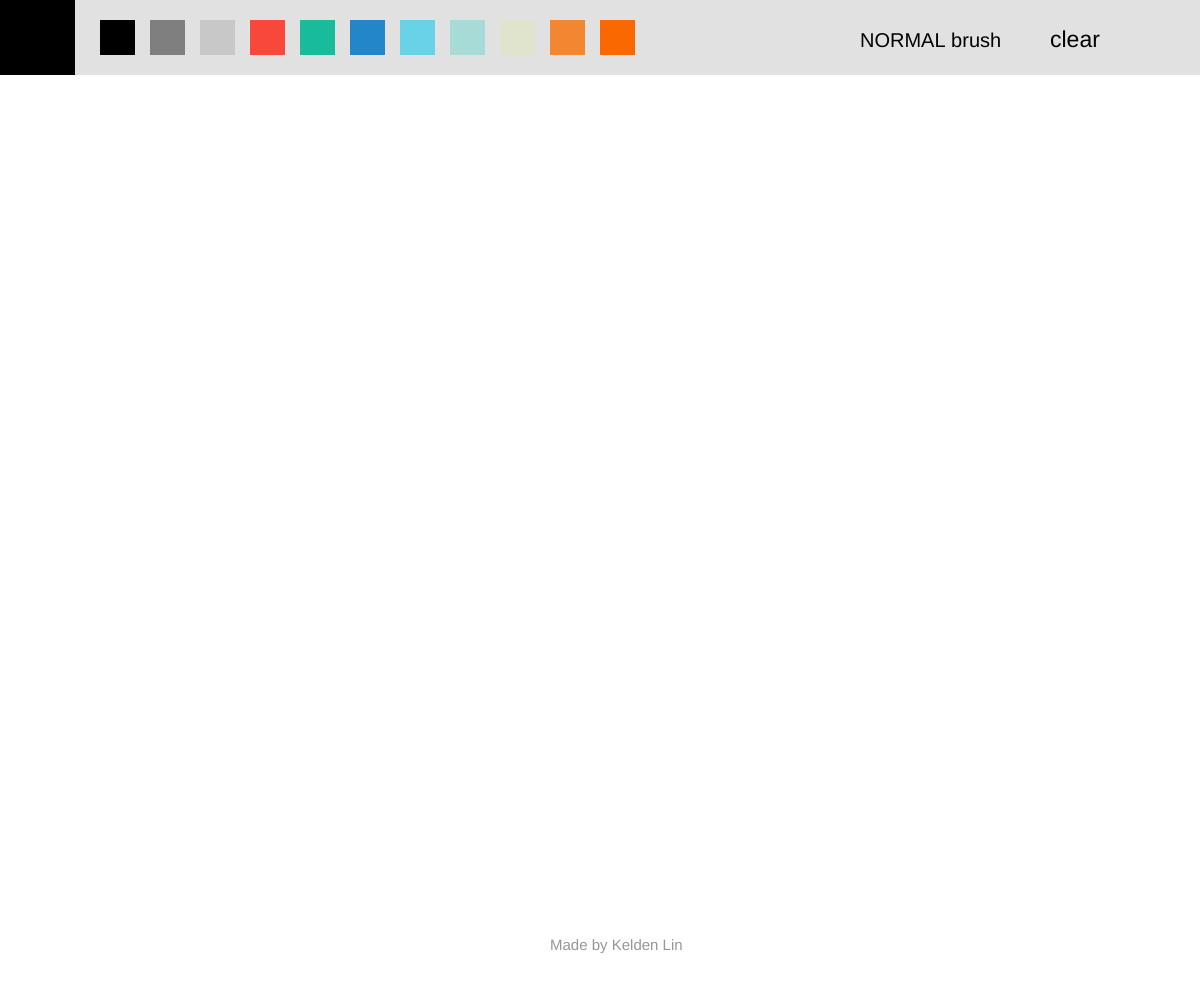
Frame 1 (no input)
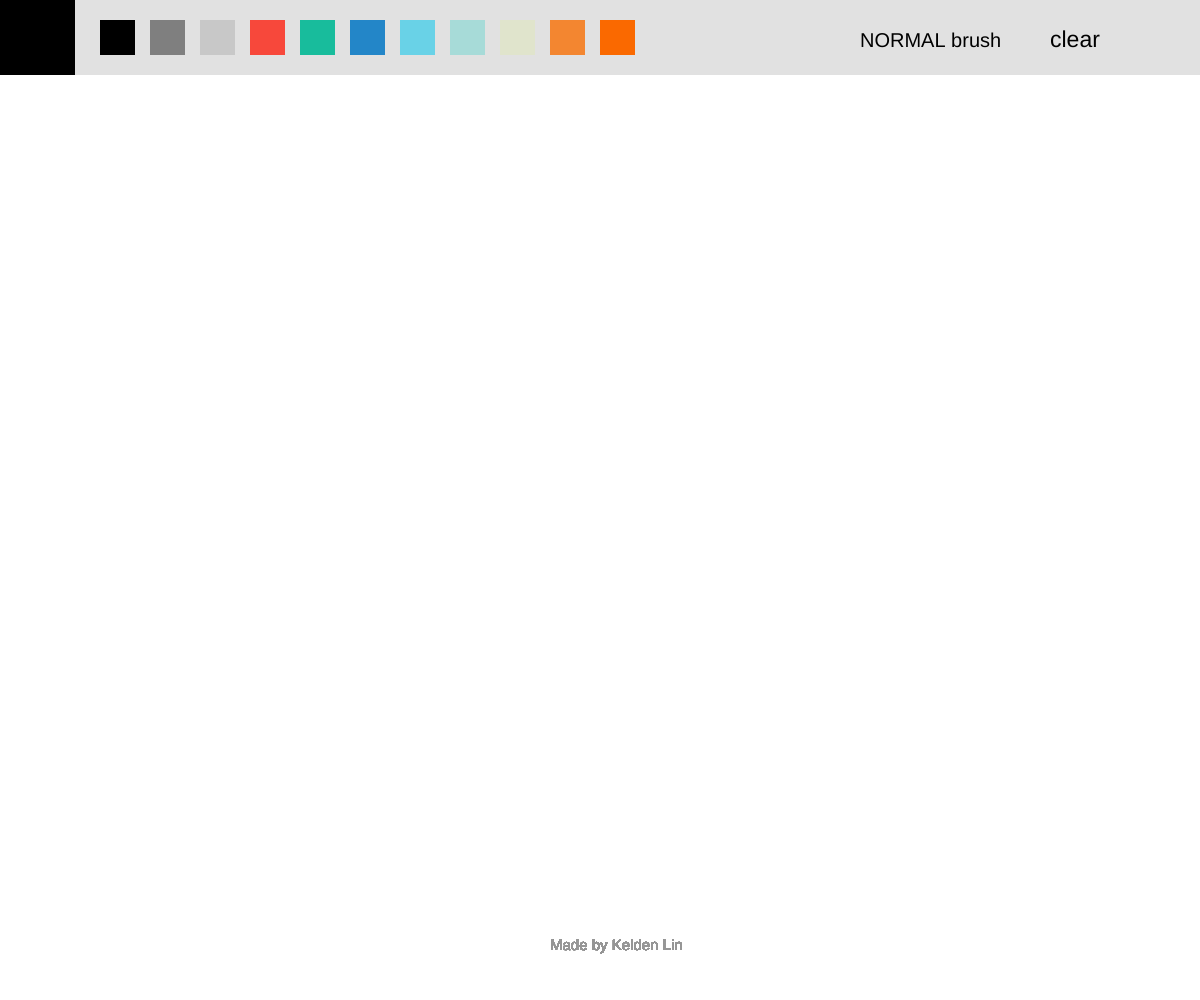
Frame 60 (no input)
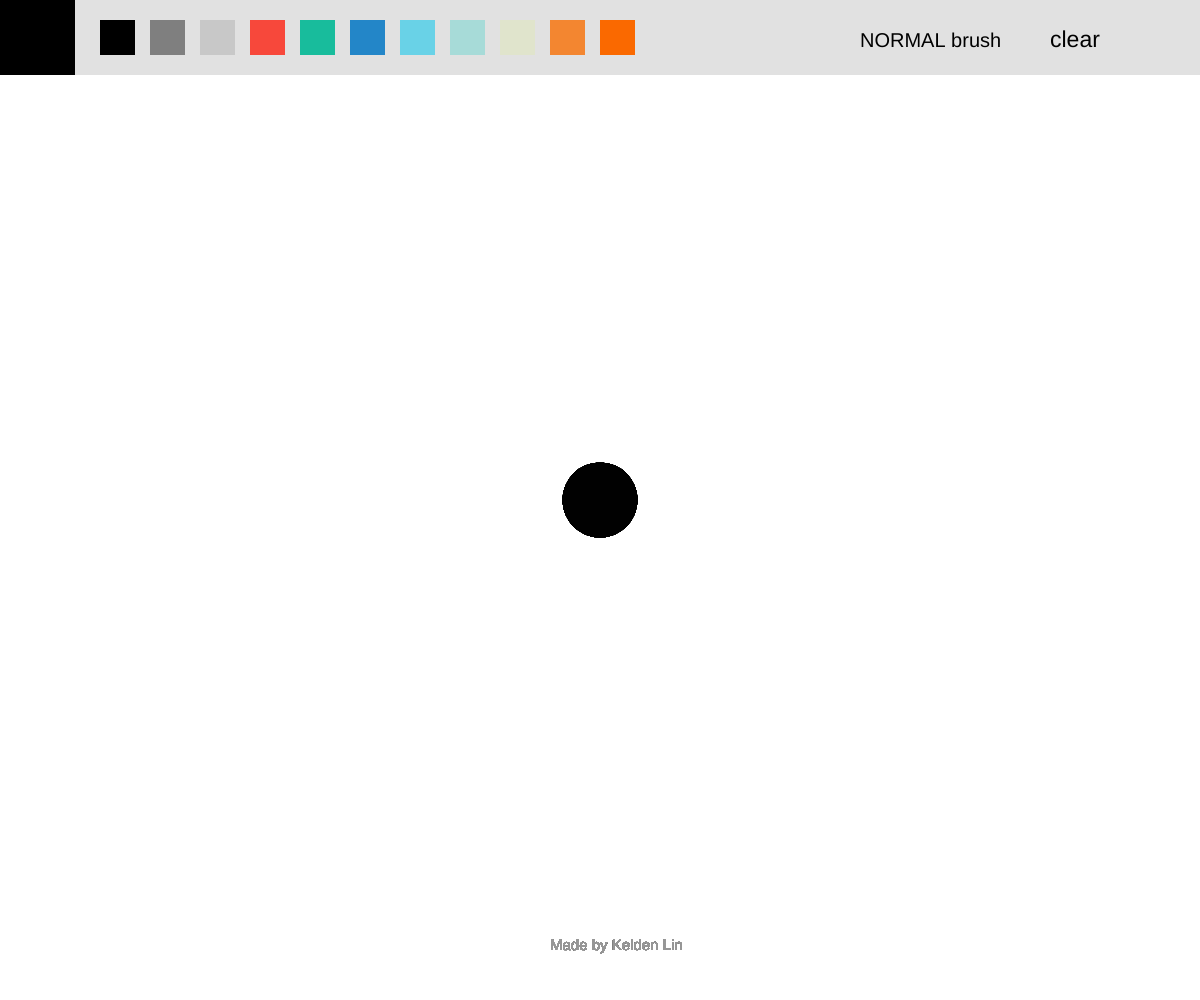
Frame 120 (the mouse pressed at the canvas centre since frame 60)

The p5.js sketch that drew these frames (run headless with seeded random() and noise() and a simulated clock; from frame 60 on, the mouse is pressed at the canvas centre):

// p5.js sketch
// ── sketch.js
var color = [];
var brush = "NORMAL brush";

function setup() {
  // put setup code here

  //create canvas of the whole window
  createCanvas(windowWidth, windowHeight);

  //background white
  background(255);
  frameRate(60);

  smooth();

  color[0] = 0;
  color[1] = 0;
  color[2] = 0;
}

function draw() {
  // put drawing code here
  //create nav bar
  noStroke();
  fill(225);
  rect(0,0, windowWidth, 75);

  drawColors();
  noStroke();

  fill(color[0], color[1], color[2]);
  rect(0, 0, 75, 75);




  //paint brush function
  if (mouseIsPressed && mouseY > 75) {
  	fill(color[0], color[1], color[2], 100);
  } else {
  	noFill();
  }

  if (brush === "ABSTRACT brush") {
    ellipse(mouseX, mouseY, mouseX/3, mouseY/3);
  } else {
    ellipse(mouseX, mouseY, 75, 75);
  }


  // checks for "clear" mouseover
  if (mouseX > windowWidth - 175 && mouseX < windowWidth - 75 && mouseY > 0 && mouseY < 75) {
  	//mouseover is true
  	//fills rect behind "clear"
  	fill(200);
  	rect(windowWidth - 175, 0, 100, 75);

  	//fills "clear"
  	fill(50);

  	//clear function
  	if (mouseIsPressed) {
  		fill(0,50,205);
  		clearCanvas();
  	}

  } else {
  	//no mouseover, just displays "clear" in black
  	fill(0);
  }

 // checks for "brush" mouseover
  if (mouseX > windowWidth - 325 && mouseX < windowWidth - 175 && mouseY > 0 && mouseY < 75) {
    //mouseover is true
    //fills rect behind "brush"
    fill(200);
    rect(windowWidth - 350, 0, 175, 75);

    //fills "brush"
    fill(50);

    //brush function
    if (mouseIsPressed) {
      if (brush === "NORMAL brush") {
        brush = "ABSTRACT brush";
        delay(2000);
      } else {
        brush = "NORMAL brush";
        delay(2000);
      }
    }

  } 

  textSize(20);
  text(brush, windowWidth - 340, 47);

  //draws "clear"
  textSize(23);
  text("clear", windowWidth - 150, 47);

  //draws "made by kelden" on the bottom
  textSize(15);
  fill(150);
  text("Made by Kelden Lin", (windowWidth/2) - 50, windowHeight - 50);

}

//clear canvas function
function clearCanvas() {
	clear();

	//draw nav bar right away to skip lag
	noStroke();
	fill(225);
	rect(0,0, windowWidth, 75);
}

//draws the colors
function drawColors() {
	//black
	fill(0);
	rect(100, 20, 35, 35);

	//gray
	fill(127);
	rect(150, 20, 35, 35);

	//light gray
	fill(200);
	rect(200, 20, 35, 35);

	//red
	fill(247,72,59);
	rect(250, 20, 35, 35);

	//green
	fill(24,188,156);
	rect(300, 20, 35, 35);

	//blue
	fill(35,134,200);
	rect(350, 20, 35, 35);

	//aoi
	fill(105,210,231);
	rect(400, 20, 35, 35);

	//pond blue
	fill(167,219,216);
	rect(450, 20, 35, 35);

  //beach storm
  fill(224,228,204);
  rect(500, 20, 35, 35);

  //goldfish
  fill(243,134,48);
  rect(550, 20, 35, 35);

  //food pills
  fill(250,105,0);
  rect(600, 20, 35, 35);
	

	checkHover(100, 20, 0, 0, 0);
	checkHover(150, 20, 127, 127, 127);
	checkHover(200, 20, 200, 200, 200);
	checkHover(250, 20, 247,72,59);
	checkHover(300, 20, 24,188,156);
	checkHover(350, 20, 35,134,200);
	checkHover(400, 20, 105,210,231);
	checkHover(450, 20, 167,219,216);
  checkHover(500, 20, 224,228,204);
  checkHover(550, 20, 243,134,48);
  checkHover(600, 20, 250,105,0);

}

function checkHover(x, y, r, g, b) {
	if (mouseX > x && mouseX < x+35 && mouseY > 20 && mouseY < 55) {
		noFill();
		stroke(255);
		strokeWeight(3);
		rect(x-2, y-2, 39, 39);

		if(mouseIsPressed && mouseButton == LEFT){
			color[0] = r;
			color[1] = g;
			color[2] = b;
		}

    if (mouseIsPressed && mouseButton == RIGHT){
      color[0] = r;
      color[1] = g;
      color[2] = b;
      background(color[0], color[1], color[2]);
    }
	}
}
